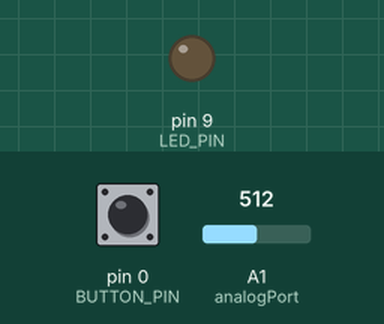
Recording of a sketch running on a simulated Arduino Uno, built for the host (arithmetic inside an expression is 32-bit, double 64-bit). Shown: output pins drawn as LEDs (lit = HIGH). The inputs (shaded band) are chosen by the test bench; at power-on: pin 0 (BUTTON_PIN) HIGH, A1 (analogPort) = 512. WiFi joins after 1.5 s; servers stay silent unless stated; uploads are accepted with an empty reply; random numbers use the default seed unless the sketch sets one; what the sketch prints to the serial monitor is not drawn.

Above: at 2.4 s.
2.5 s: pin 0 (BUTTON_PIN) pulled LOW for 0.15 s
At 2.75 s:
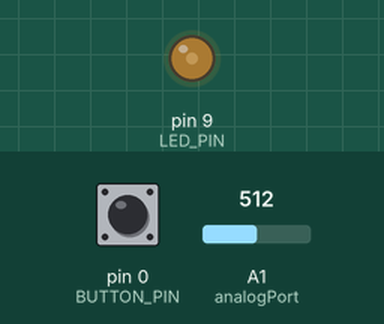
5.6 s: pin 0 (BUTTON_PIN) pulled LOW for 1 s
At 5.85 s:
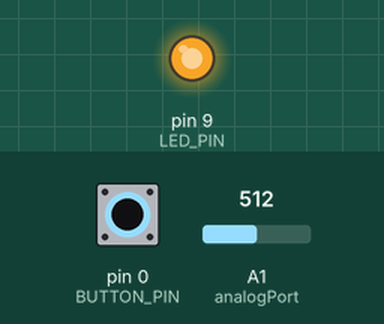
Timing chart, 0 to 14.6 s (numbered marks = the images above; inputs shaded):
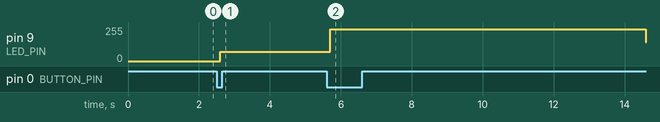

The sketch:

emergency-cube.ino
```cpp
#include <SPI.h>
#include <Ethernet.h>
#include <ArduinoHttpClient.h>
#include <ArduinoJson.h>
#include <ButtonDebounce.h>

#define BUTTON_PIN 0
#define LED_PIN 9

// set MAC address
#if defined(WIZ550io_WITH_MACADDRESS)  // Use assigned MAC address of WIZ550io
;
#else
byte mac[] = { 0x33, 0xCC, 0x2A, 0x14, 0x8F, 0x83 };
//byte mac[] = {0xC7, 0x1D, 0xD7, 0x04, 0xF1, 0xDA};
#endif

IPAddress ip(192, 168, 2, 40);

char serverAddress[] = "192.168.2.10";  // server address
int port = 4000;
unsigned msg_serial = 12290;

EthernetClient enet;
HttpClient client = HttpClient(enet, serverAddress, port);
ButtonDebounce button(BUTTON_PIN, 100); // PIN 3 with 250ms debounce time

void onButtonChange(const int state) {
  if (state == 0) {
    DynamicJsonDocument msg(128);
    msg["message_identifier"] = 4355;
    msg["serial_number"] = msg_serial++;
    msg["repetitions"] = 0;
    msg["message"] = "5G-MAG RT Emergency Warning Demo says: Do not press this button again.";
    String json;
    serializeJson(msg, json);

    client.beginRequest();
    client.post("/api/v1/warning_message");
    client.sendHeader("Content-Type", "application/json");
    client.sendHeader("Content-Length", json.length());
    client.beginBody();
    client.print(json);
    client.endRequest();
  }
}

unsigned char led_state = 0;
bool led_direction = false;
const byte analogPort = A1;

void setup() {
  Serial.begin(9600);
  Ethernet.begin(mac, ip);

  pinMode(LED_PIN, OUTPUT);
  pinMode(BUTTON_PIN, INPUT);

  unsigned long seed = getRandomSeed(31);
  Serial.print("Random seed: ");
  Serial.println(seed);
  randomSeed(seed);

  unsigned char random_msg_code = random(1,63);
  Serial.print("Random message code portion: ");
  Serial.println(random_msg_code);

  msg_serial = 0;
  msg_serial |= (random_msg_code & 0x3F) << 8;
  Serial.print("Message serial: ");
  Serial.println(msg_serial);
  button.setCallback(onButtonChange);

  // print out your local IP address
  Serial.print("My IP address is: ");
  for (byte thisByte = 0; thisByte < 4; thisByte++) {
    // print out four byte IP address
    Serial.print(Ethernet.localIP()[thisByte], DEC);
    Serial.print(".");
  }
  Serial.println();
}

void loop() {
  button.update();

  analogWrite(LED_PIN, led_state);
  if (led_direction) {
    led_state++;
    if (led_state == 255) led_direction = false;
  } else {
    led_state--;
    if (led_state == 0) led_direction = true;
  }

  delay(4);
}

long getRandomSeed(int numBits)
{
  // magic numbers tested 2016-03-28
  // try to speed it up
  // Works Well. Keep!
  //
  if (numBits > 31 or numBits <1) numBits = 31; // limit input range

  const int baseIntervalMs = 1UL; // minumum wait time
  const byte sampleSignificant = 7;  // modulus of the input sample
  const byte sampleMultiplier = 10;   // ms per sample digit difference

  const byte hashIterations = 3;
  int intervalMs = 0;

  unsigned long reading;
  long result = 0;
  int tempBit = 0;

  Serial.print("randomizing...");
  pinMode(analogPort, INPUT_PULLUP);
  pinMode(analogPort, INPUT);
  delay(200);
  // Now there will be a slow decay of the voltage,
  // about 8 seconds
  // so pick a point on the curve
  // offset by the processed previous sample:
  //

  for (int bits = 0; bits < numBits; bits++)
  {
      Serial.print('*');

    for (int i = 0; i < hashIterations; i++)
    {
//      Serial.print(' ');
//      Serial.print( hashIterations - i );
      delay(baseIntervalMs + intervalMs);

      // take a sample
      reading = analogRead(analogPort);
      tempBit ^= reading & 1;

      // take the low "digits" of the reading
      // and multiply it to scale it to
      // map a new point on the decay curve:
      intervalMs = (reading % sampleSignificant) * sampleMultiplier;
    }
    result |= (long)(tempBit & 1) << bits;
  }
  Serial.println(result);
//  Serial.println();
  return result;
}
```
